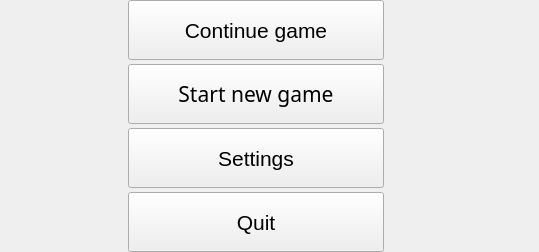
<?xml version="1.0" encoding="UTF-8"?>
<ui version="4.0">
 <class>Menu</class>
 <widget class="QFrame" name="Menu">
  <property name="geometry">
   <rect>
    <x>0</x>
    <y>0</y>
    <width>539</width>
    <height>252</height>
   </rect>
  </property>
  <property name="windowTitle">
   <string>Frame</string>
  </property>
  <property name="styleSheet">
   <string notr="true"/>
  </property>
  <property name="frameShape">
   <enum>QFrame::Box</enum>
  </property>
  <property name="frameShadow">
   <enum>QFrame::Sunken</enum>
  </property>
  <property name="lineWidth">
   <number>0</number>
  </property>
  <widget class="QPushButton" name="new_game_btn">
   <property name="geometry">
    <rect>
     <x>128</x>
     <y>64</y>
     <width>256</width>
     <height>60</height>
    </rect>
   </property>
   <property name="font">
    <font>
     <family>JetBrains Mono</family>
     <pointsize>16</pointsize>
    </font>
   </property>
   <property name="styleSheet">
    <string notr="true"/>
   </property>
   <property name="text">
    <string>Start new game</string>
   </property>
  </widget>
  <widget class="QPushButton" name="quit_btn">
   <property name="geometry">
    <rect>
     <x>128</x>
     <y>192</y>
     <width>256</width>
     <height>60</height>
    </rect>
   </property>
   <property name="font">
    <font>
     <pointsize>16</pointsize>
    </font>
   </property>
   <property name="styleSheet">
    <string notr="true"/>
   </property>
   <property name="text">
    <string>Quit</string>
   </property>
  </widget>
  <widget class="QLabel" name="win_label">
   <property name="geometry">
    <rect>
     <x>0</x>
     <y>0</y>
     <width>512</width>
     <height>60</height>
    </rect>
   </property>
   <property name="font">
    <font>
     <pointsize>20</pointsize>
    </font>
   </property>
   <property name="styleSheet">
    <string notr="true"/>
   </property>
   <property name="frameShape">
    <enum>QFrame::NoFrame</enum>
   </property>
   <property name="frameShadow">
    <enum>QFrame::Plain</enum>
   </property>
   <property name="text">
    <string/>
   </property>
   <property name="alignment">
    <set>Qt::AlignCenter</set>
   </property>
  </widget>
  <widget class="QPushButton" name="continue_btn">
   <property name="geometry">
    <rect>
     <x>128</x>
     <y>0</y>
     <width>256</width>
     <height>60</height>
    </rect>
   </property>
   <property name="font">
    <font>
     <pointsize>16</pointsize>
    </font>
   </property>
   <property name="styleSheet">
    <string notr="true"/>
   </property>
   <property name="text">
    <string>Continue game</string>
   </property>
  </widget>
  <widget class="QPushButton" name="settings_btn">
   <property name="geometry">
    <rect>
     <x>128</x>
     <y>128</y>
     <width>256</width>
     <height>60</height>
    </rect>
   </property>
   <property name="font">
    <font>
     <pointsize>16</pointsize>
    </font>
   </property>
   <property name="text">
    <string>Settings</string>
   </property>
  </widget>
 </widget>
 <resources/>
 <connections/>
</ui>
